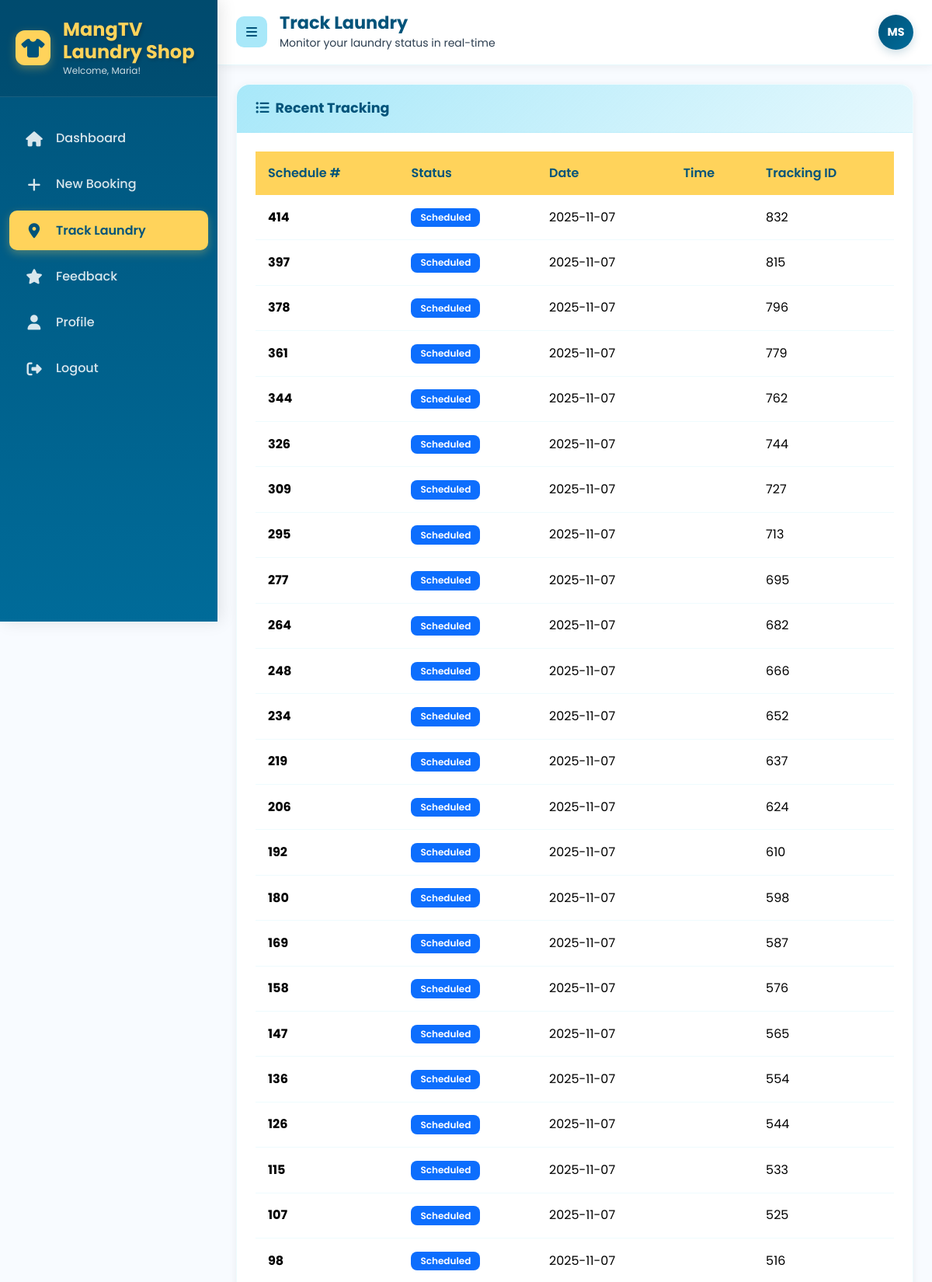
Page /tracking.php (signed in, upper part) on the committed database.
### tables this page shows
CREATE TABLE `tracking` (
  `Tracking_ID` int(11) NOT NULL,
  `Customer_ID` int(11) NOT NULL,
  `Schedule_ID` int(11) NOT NULL,
  `laundry_status` enum('Scheduled','Picked\r\nUp','Processing','Ready','Completed') DEFAULT NULL,
  `Scheduled_time` time DEFAULT NULL,
  `Pickup_time` time DEFAULT NULL,
  `Processing_time` time DEFAULT NULL,
  `Ready_time` time DEFAULT NULL,
  `Completed_time` time DEFAULT NULL,
  `tracking_time` time DEFAULT NULL,
  `tracking_date` date DEFAULT NULL
);

### tracking.php (the view, shortened to what this page needs)
<?php
include 'db_connect.php';
$customerId = (int) $_SESSION['customer_id'];
$firstName = $_SESSION['first_name'] ?? '';
$lastName = $_SESSION['last_name'] ?? '';
$rows = [];
if ($stmt = $conn->prepare("SELECT Tracking_ID, Customer_ID, Schedule_ID, laundry_status, tracking_time, tracking_date FROM tracking WHERE Customer_ID = ? ORDER BY Schedule_ID DESC, tracking_date DESC, tracking_time DESC")) {
    $stmt->bind_param('i', $customerId);
    if ($stmt->execute()) {
        $res = $stmt->get_result();
        while ($r = $res->fetch_assoc()) {
            $rows[] = $r;
        }
    }
}
$latestBySchedule = [];
foreach ($rows as $r) {
    $sid = $r['Schedule_ID'] ?? 'N/A';
    if (!isset($latestBySchedule[$sid])) { $latestBySchedule[$sid] = $r; }
}
function h($v) { return htmlspecialchars((string)$v ?? '', ENT_QUOTES, 'UTF-8'); }
function statusBadgeClass($s) {
    $s = strtolower(trim((string)$s));
    return 'primary';
}
?>
<!DOCTYPE html>
<html lang="en">
<head>
    <link href="https://cdn.jsdelivr.net/npm/bootstrap@5.3.2/dist/css/bootstrap.min.css" rel="stylesheet">
    <link rel="stylesheet" href="https://cdnjs.cloudflare.com/ajax/libs/font-awesome/6.4.0/css/all.min.css">
</head>
<body>
    <nav class="sidebar" id="sidebar">
        <div class="sidebar-header">
            <div class="brand-logo">
                <i class="fas fa-tshirt"></i>
            </div>
            <div class="brand-text">
                <h4>MangTV Laundry Shop</h4>
                <p>Welcome, <?php echo h($firstName); ?>!</p>
            </div>
        </div>
        <div class="sidebar-nav">
            <ul class="nav flex-column">
                <li class="nav-item">
                    <a href="userdashboard.php" class="nav-link">
                        <i class="fas fa-home"></i>
                        <span class="nav-text">Dashboard</span>
                    </a>
                </li>
                <li class="nav-item">
                    <a href="booking.php" class="nav-link">
                        <i class="fas fa-plus"></i>
                        <span class="nav-text">New Booking</span>
                    </a>
                </li>
                <li class="nav-item">
                    <a href="tracking.php" class="nav-link active">
                        <i class="fas fa-map-marker-alt"></i>
                        <span class="nav-text">Track Laundry</span>
                    </a>
                </li>
                <li class="nav-item">
                    <a href="feedback.php" class="nav-link">
                        <i class="fas fa-star"></i>
                        <span class="nav-text">Feedback</span>
                    </a>
                </li>
                <li class="nav-item">
                    <a href="profile.php" class="nav-link">
                        <i class="fas fa-user"></i>
                        <span class="nav-text">Profile</span>
                    </a>
                </li>
                <li class="nav-item">
                    <a href="logout_confirm.php" class="nav-link">
                        <i class="fas fa-sign-out-alt"></i>
                        <span class="nav-text">Logout</span>
                    </a>
                </li>
            </ul>
        </div>
    </nav>
    <main id="mainContent">
        <div class="topbar">
            <div class="d-flex justify-content-between align-items-center">
                <div class="d-flex align-items-center gap-3">
                    <button class="toggle-btn" id="toggleSidebar">
                        <i class="fa fa-bars"></i>
                    </button>
                    <div class="topbar-title">
                        <h5>Track Laundry</h5>
                        <small>Monitor your laundry status in real-time</small>
                    </div>
                </div>
                <div class="user-profile"><?php echo strtoupper(substr($firstName,0,1) . substr($lastName,0,1)); ?></div>
            </div>
        </div>
        <div class="container-fluid py-4 px-4">
            <div class="card-custom">
                <div class="card-header-custom">
                    <h6><i class="fas fa-list-ul me-2"></i>Recent Tracking</h6>
                </div>
                <div class="card-body-custom">
                    <?php if (empty($latestBySchedule)): ?>
                        <div class="text-center py-4">
                            <i class="fas fa-inbox fa-3x text-muted mb-3" style="opacity: 0.3;"></i>
                            <p class="text-muted">No tracking records yet.</p>
                        </div>
                    <?php else: ?>
                        <div class="table-responsive">
                            <table class="table table-custom">
                                <thead>
                                    <tr>
                                        <th>Schedule #</th>
                                        <th>Status</th>
                                        <th>Date</th>
                                        <th>Time</th>
                                        <th>Tracking ID</th>
                                    </tr>
                                </thead>
                                <tbody>
                                    <?php foreach ($latestBySchedule as $sid => $ev): ?>
                                    <tr>
                                        <td><strong><?php echo h($sid); ?></strong></td>
                                        <td><span class="badge bg-<?php echo statusBadgeClass($ev['laundry_status']); ?> badge-custom"><?php echo h($ev['laundry_status']); ?></span></td>
                                        <td><?php echo h($ev['tracking_date']); ?></td>
                                        <td><?php echo h($ev['tracking_time']); ?></td>
                                        <td><?php echo h($ev['Tracking_ID']); ?></td>
                                    </tr>
                                    <?php endforeach; ?>
                                </tbody>
                            </table>
                        </div>
                    <?php endif; ?>
                </div>
            </div>
        </div>
    </main>
</body>
</html>

### tracking.php (style rules this page uses)
:root { --dark-blue: #00537A; --yellow: #FFD35B; --light-blue: #A8E8F9; --bg-light: #F8FBFF; --text-dark: #2c3e50; --sidebar-width: 280px; --sidebar-collapsed: 80px; }
* { margin: 0; padding: 0; box-sizing: border-box; }
body { font-family: 'Poppins', sans-serif; background: var(--bg-light); color: var(--text-dark); overflow-x: hidden; }
.sidebar { position: fixed; left: 0; top: 0; height: 100vh; width: var(--sidebar-width); background: linear-gradient(180deg, var(--dark-blue) 0%, #006b99 100%); color: #fff; z-index: 1000; overflow-y: auto; transition: all 0.3s cubic-bezier(0.4, 0, 0.2, 1); box-shadow: 4px 0 20px rgba(0,0,0,0.1); }
.sidebar-header { padding: 1.5rem 1.25rem; background: rgba(0,0,0,0.1); border-bottom: 1px solid rgba(255,255,255,0.1); display: flex; align-items: center; gap: 1rem; }
.brand-logo { width: 45px; height: 45px; background: var(--yellow); border-radius: 12px; display: flex; align-items: center; justify-content: center; flex-shrink: 0; box-shadow: 0 4px 12px rgba(255,213,91,0.3); }
.brand-logo i { font-size: 1.5rem; color: var(--dark-blue); }
.brand-text { transition: all 0.3s; }
.brand-text h4 { margin: 0; font-size: 1.5rem; font-weight: bold; color: var(--yellow); text-shadow: 2px 2px 4px rgba(0,0,0,0.2); }
.brand-text p { margin: 0; font-size: 0.75rem; opacity: 0.8; }
.sidebar-nav { padding: 1.5rem 0; }
.sidebar .nav-link { color: rgba(255,255,255,0.85); padding: 0.85rem 1.25rem; display: flex; gap: 1rem; align-items: center; font-weight: 500; transition: all 0.3s; margin: 0.25rem 0.75rem; border-radius: 10px; text-decoration: none; }
.sidebar .nav-link i { font-size: 1.2rem; width: 24px; text-align: center; flex-shrink: 0; }
.sidebar .nav-link.active { background: var(--yellow); color: var(--dark-blue); font-weight: 600; box-shadow: 0 4px 12px rgba(255,213,91,0.3); }
main { margin-left: var(--sidebar-width); transition: margin-left 0.3s; min-height: 100vh; }
.topbar { position: sticky; top: 0; z-index: 900; background: white; padding: 1rem 1.5rem; box-shadow: 0 2px 12px rgba(0,0,0,0.06); border-bottom: 1px solid rgba(168,232,249,0.3); }
.topbar-title h5 { margin: 0; color: var(--dark-blue); font-weight: 700; font-size: 1.4rem; }
.toggle-btn { background: var(--light-blue); border: none; width: 40px; height: 40px; border-radius: 10px; display: flex; align-items: center; justify-content: center; color: var(--dark-blue); transition: all 0.3s; }
.user-profile { width: 45px; height: 45px; border-radius: 50%; background: linear-gradient(135deg, var(--dark-blue) 0%, #006b99 100%); display: flex; align-items: center; justify-content: center; color: white; font-weight: bold; box-shadow: 0 4px 12px rgba(0,83,122,0.2); font-size: 0.9rem; }
.card-custom { background: white; border-radius: 16px; box-shadow: 0 2px 12px rgba(0,0,0,0.06); border: 1px solid rgba(168,232,249,0.2); margin-bottom: 2rem; }
.card-header-custom { background: linear-gradient(135deg, var(--light-blue) 0%, rgba(168,232,249,0.3) 100%); padding: 1.25rem 1.5rem; border-bottom: 1px solid rgba(168,232,249,0.3); border-radius: 16px 16px 0 0; }
.card-header-custom h6 { margin: 0; font-weight: 700; color: var(--dark-blue); font-size: 1.1rem; }
.card-body-custom { padding: 1.5rem; }
.table-custom thead th { background: var(--yellow); color: var(--dark-blue); font-weight: 600; padding: 1rem; border: none; }
.table-custom tbody td { padding: 1rem; vertical-align: middle; border-bottom: 1px solid rgba(168,232,249,0.2); }
.badge-custom { padding: 0.4rem 0.75rem; border-radius: 8px; font-weight: 600; font-size: 0.75rem; }

### rows in the picture
tracking: sid "414", laundry_status "Scheduled", tracking_date "2025-11-07", Tracking_ID "832"
tracking: sid "397", laundry_status "Scheduled", tracking_date "2025-11-07", Tracking_ID "815"
tracking: sid "378", laundry_status "Scheduled", tracking_date "2025-11-07", Tracking_ID "796"
tracking: sid "361", laundry_status "Scheduled", tracking_date "2025-11-07", Tracking_ID "779"
tracking: sid "344", laundry_status "Scheduled", tracking_date "2025-11-07", Tracking_ID "762"
tracking: sid "326", laundry_status "Scheduled", tracking_date "2025-11-07", Tracking_ID "744"
tracking: sid "309", laundry_status "Scheduled", tracking_date "2025-11-07", Tracking_ID "727"
tracking: sid "295", laundry_status "Scheduled", tracking_date "2025-11-07", Tracking_ID "713"
tracking: sid "277", laundry_status "Scheduled", tracking_date "2025-11-07", Tracking_ID "695"
tracking: sid "264", laundry_status "Scheduled", tracking_date "2025-11-07", Tracking_ID "682"
tracking: sid "248", laundry_status "Scheduled", tracking_date "2025-11-07", Tracking_ID "666"
tracking: sid "234", laundry_status "Scheduled", tracking_date "2025-11-07", Tracking_ID "652"
tracking: sid "219", laundry_status "Scheduled", tracking_date "2025-11-07", Tracking_ID "637"
tracking: sid "206", laundry_status "Scheduled", tracking_date "2025-11-07", Tracking_ID "624"
tracking: sid "192", laundry_status "Scheduled", tracking_date "2025-11-07", Tracking_ID "610"
tracking: sid "180", laundry_status "Scheduled", tracking_date "2025-11-07", Tracking_ID "598"
tracking: sid "169", laundry_status "Scheduled", tracking_date "2025-11-07", Tracking_ID "587"
tracking: sid "158", laundry_status "Scheduled", tracking_date "2025-11-07", Tracking_ID "576"
tracking: sid "147", laundry_status "Scheduled", tracking_date "2025-11-07", Tracking_ID "565"
tracking: sid "136", laundry_status "Scheduled", tracking_date "2025-11-07", Tracking_ID "554"
tracking: sid "126", laundry_status "Scheduled", tracking_date "2025-11-07", Tracking_ID "544"
tracking: sid "115", laundry_status "Scheduled", tracking_date "2025-11-07", Tracking_ID "533"
tracking: sid "107", laundry_status "Scheduled", tracking_date "2025-11-07", Tracking_ID "525"
tracking: sid "98", laundry_status "Scheduled", tracking_date "2025-11-07", Tracking_ID "516"

### other values in the picture
$firstName "Maria"
substr($firstName,0,1) . substr($lastName,0,1) "MS"
